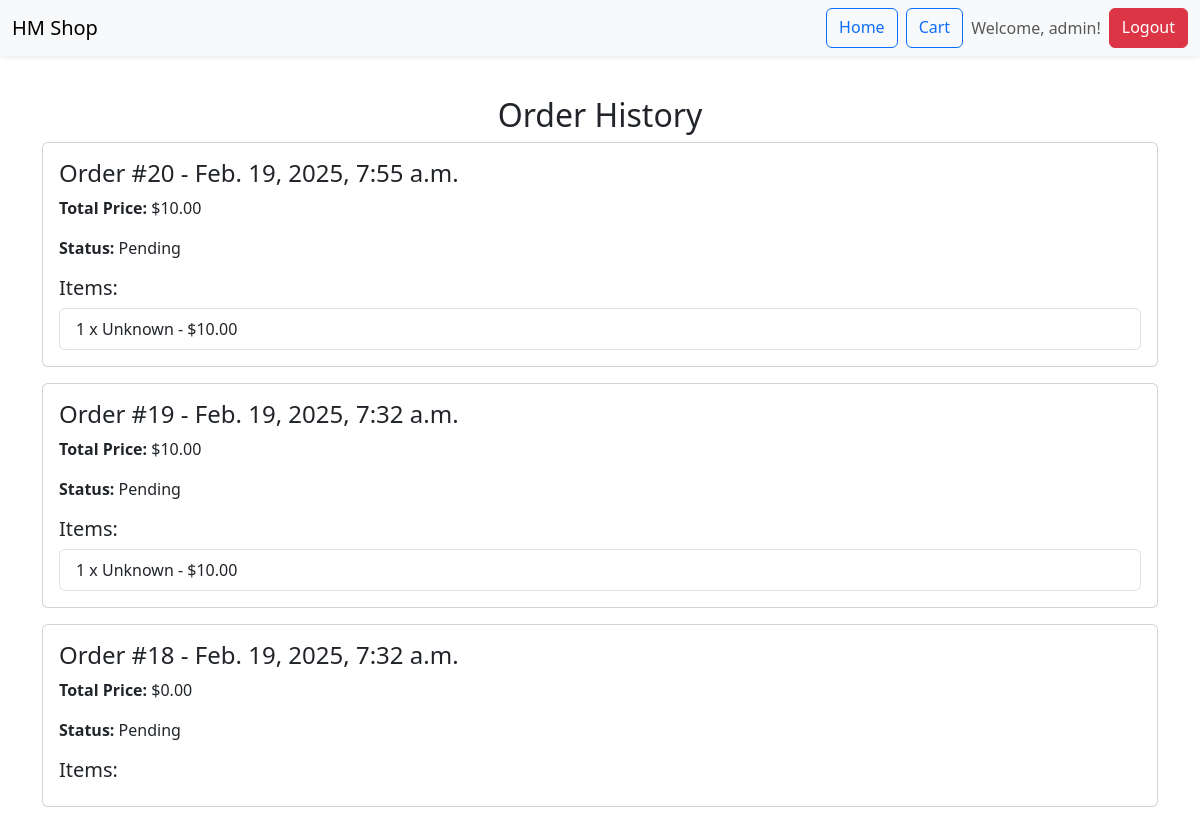
The app's page /cart/history/ (signed in, upper part), older data.
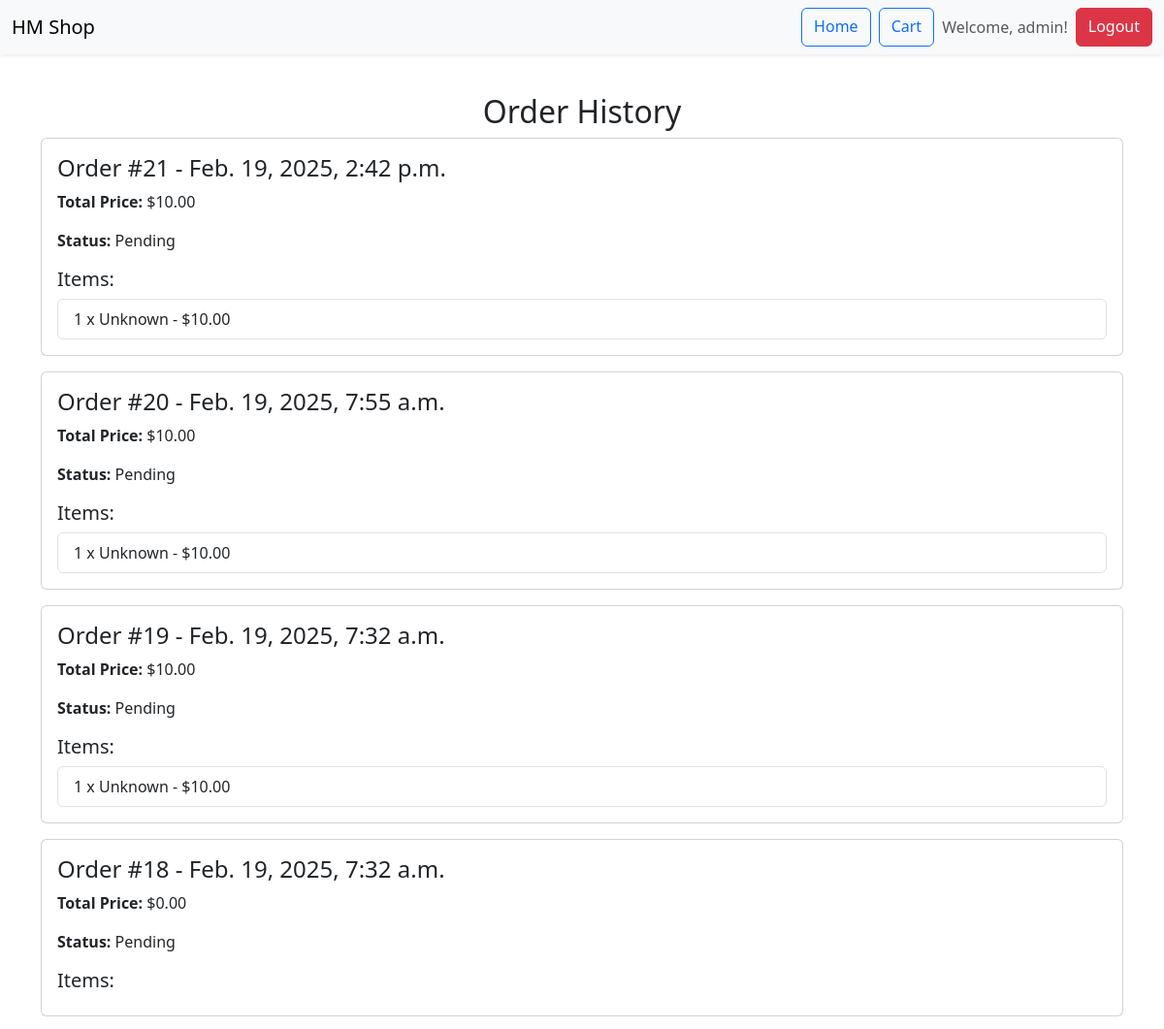
The same page, newer data.
### customer/models.py (models this page shows, shortened)
class Customer(AbstractUser):  # Subclass AbstractUser to extend the User model
    address = models.CharField(max_length=255, blank=True)
    phone_number = models.CharField(max_length=20, blank=True)

### order/models.py (models this page shows, shortened)
class Order(models.Model):
    user = models.ForeignKey(settings.AUTH_USER_MODEL, on_delete=models.CASCADE)
    created_at = models.DateTimeField(auto_now_add=True)
    total_price = models.DecimalField(max_digits=10, decimal_places=2, default=0.00)
    status = models.CharField(
        max_length=20,
        choices=[('Pending', 'Pending'), ('Completed', 'Completed')],
        default='Pending'
    )

class OrderItem(models.Model):
    order = models.ForeignKey(Order, on_delete=models.CASCADE, related_name="items")
    product_id = models.CharField(max_length=24)  # MongoDB ObjectId là chuỗi 24 ký tự
    product_name = models.CharField(max_length=255)  # Lưu tên sản phẩm để hiển thị sau này
    quantity = models.PositiveIntegerField(default=1)
    price = models.DecimalField(max_digits=10, decimal_places=2)

### cart/views.py (the view)
# urls.py: path('history/', order_history, name='order_history'),
def order_history(request):
    orders = Order.objects.filter(user=request.user).order_by('-created_at')
    client = MongoClient("mongodb://localhost:27017/")
    db = client['manh_project2']
    collection = db['book']
    order_data = []  # Danh sách chứa dữ liệu đầy đủ của mỗi đơn hàng
    for order in orders:
        items = []  # Danh sách chứa dữ liệu đầy đủ của mỗi sản phẩm trong đơn hàng
        for item in order.items.all():
            product = collection.find_one({"_id": ObjectId(item.product_id)})  # 🔹 Tìm theo `id`
            product_name = product["title"] if product else "Unknown"
            items.append({
                "quantity": item.quantity,
                "product_name": product_name,
                "price": item.price
            })
        order_data.append({
            "id": order.id,
            "created_at": order.created_at,
            "total_price": order.total_price,
            "status": order.status,
            "items": items  # Gửi danh sách sản phẩm đã xử lý
        })
    return render(request, 'order/order_history.html', {"orders": order_data})

### cart/templates/order/order_history.html (shortened to what this page needs)
<!DOCTYPE html>
<html lang="en">
<head>
    <link href="https://cdn.jsdelivr.net/npm/bootstrap@5.3.0/dist/css/bootstrap.min.css" rel="stylesheet">
</head>
<body class="container mt-5 pt-5">
    <nav class="navbar navbar-expand-lg navbar-light bg-light shadow-sm fixed-top">
        <div class="container-fluid">
            <a class="navbar-brand" href="#">HM Shop</a>
            <div class="d-flex">
                <a href="{% url 'landing_page' %}" class="btn btn-outline-primary me-2">Home</a>
                <a href="{% url 'cart_detail' %}" class="btn btn-outline-primary me-2">Cart</a>
                {% if request.user.is_authenticated %}
                    <span class="navbar-text me-2">Welcome, {{ request.user.username }}!</span>
                    <a href="{% url 'logout' %}" class="btn btn-danger">Logout</a>
                {% else %}
                    <a href="{% url 'login' %}" class="btn btn-success">Login</a>
                {% endif %}
            </div>
        </div>
    </nav>
    <h2 class="text-center">Order History</h2>
    {% for order in orders %}
        <div class="card mb-3">
            <div class="card-body">
                <h4 class="card-title">Order #{{ order.id }} - {{ order.created_at }}</h4>
                <p><strong>Total Price:</strong> ${{ order.total_price }}</p>
                <p><strong>Status:</strong> {{ order.status }}</p>
                <h5>Items:</h5>
                <ul class="list-group">
                    {% for item in order.items %}
                        <li class="list-group-item">
                            {{ item.quantity }} x {{ item.product_name }} - ${{ item.price }}
                        </li>
                    {% endfor %}
                </ul>
            </div>
        </div>
    {% empty %}
        <p class="text-muted text-center">No orders found.</p>
    {% endfor %}
</body>
</html>

Row changes from the older to the newer data that the page shows:
added Order: created_at "Feb. 19, 2025, 2:42 p.m.", total_price "10.00", status "Pending"
added OrderItem: price "10.00"
Text that changed along with them:
new list line: "Order # 21 - Total Price: $ Status: Items: 1 x Unknown - $"
